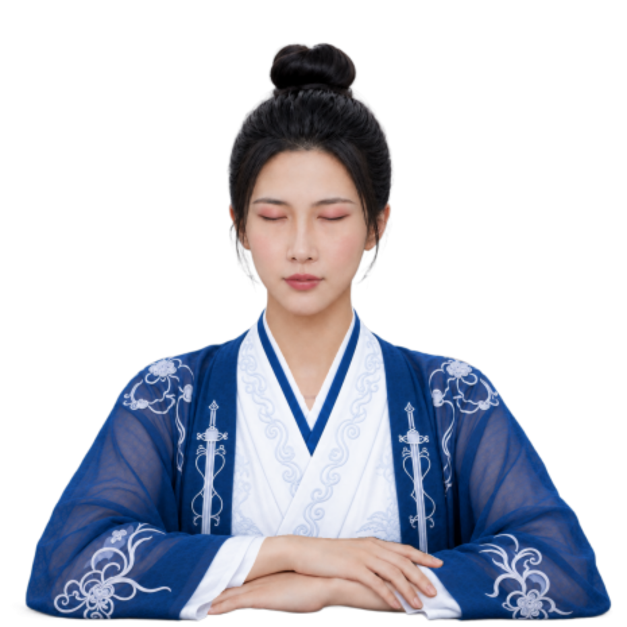
#> input picture tests/visual_baseline/blink_closed.png, 1254 x 1254 px, given in place of yaw+000-pitch+00_body.png, which was not available (shown at 1/2 size)
$ python gate_dlc_separation.py --legacy-layer-dir ../../../../tests/visual_baseline --output-dir out
#> lines starting #> are read from the running program, lines starting #| are printed output that depends on the picture; after the words box and inside, x2 and y2 are one past the last pixel; in counts of white or black regions, pixels touching at a corner belong together; pictures that were not available may be replaced by others from this repository, and a replacement may not be noted
from __future__ import annotations

import argparse
import hashlib
import json
from pathlib import Path

import numpy as np
from PIL import Image, ImageDraw


REQUIRED_NEW_SLOTS = (
    "core_skin", "body_geometry", "outfit_outer", "outfit_inner",
    "sleeve_left", "sleeve_right", "hand_left", "hand_right",
    "shoe_left", "shoe_right", "ornament_core_fixed_hairpin",
    "ornament_replaceable_headwear", "ornament_replaceable_jewelry",
)


def sha256(path: Path) -> str:
    digest = hashlib.sha256()
    with path.open("rb") as stream:
        for chunk in iter(lambda: stream.read(1024 * 1024), b""):
            digest.update(chunk)
    return digest.hexdigest().upper()


def bbox(alpha: np.ndarray):
    ys, xs = np.nonzero(alpha > 0)
    if not len(xs):
        return None
    return [int(xs.min()), int(ys.min()), int(xs.max() + 1), int(ys.max() + 1)]


def inspect(path: Path) -> dict:
    image = Image.open(path).convert("RGBA")
#> image is the input picture: PIL image 1254x1254 RGBA; mean R, G, B, A 48.1, 51.1, 61.4, 105.7
    rgba = np.asarray(image)
    rgb = rgba[:, :, :3].astype(np.int16)
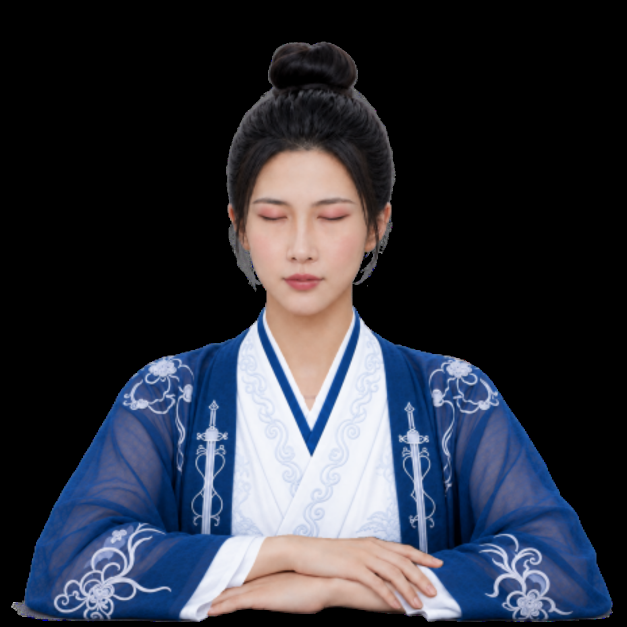
#> rgb: shape (1254, 1254, 3) int16 (shown at 1/2 size); mean R, G, B 48.1, 51.1, 61.4
    alpha = rgba[:, :, 3]
    visible = alpha > 0
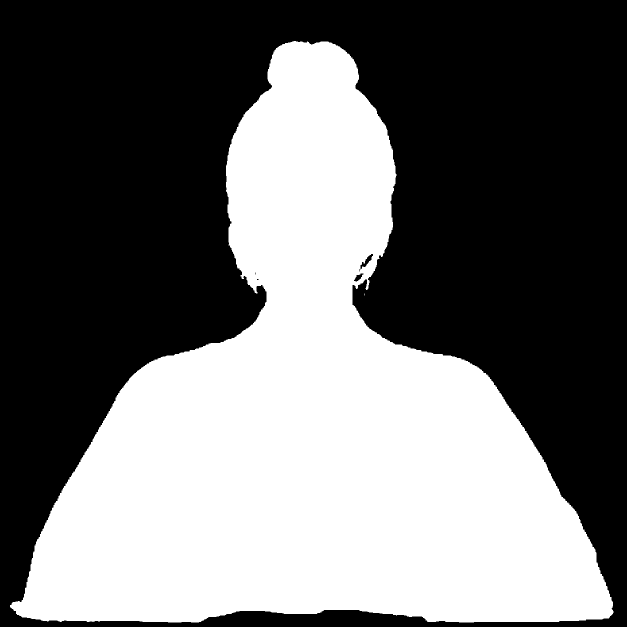
#> visible: shape (1254, 1254) bool (shown at 1/2 size); 43.1% white; 2 white regions (1 under 20 px), largest, box (x1, y1, x2, y2) and area: (20, 82, 1227, 1245) 677412
    blue = visible & (rgb[:, :, 2] >= rgb[:, :, 0] + 12) & (rgb[:, :, 2] >= rgb[:, :, 1] + 4)
#> blue: shape (1254, 1254) bool; 26.1% white; 136 white regions (124 under 20 px), largest, box (x1, y1, x2, y2) and area: (34, 612, 1226, 1244) 409197, (434, 1174, 444, 1188) 59, (677, 825, 685, 836) 56
    skin = visible & (rgb[:, :, 0] >= 95) & (rgb[:, :, 0] >= rgb[:, :, 1] + 6) & (rgb[:, :, 1] >= rgb[:, :, 2] - 5)
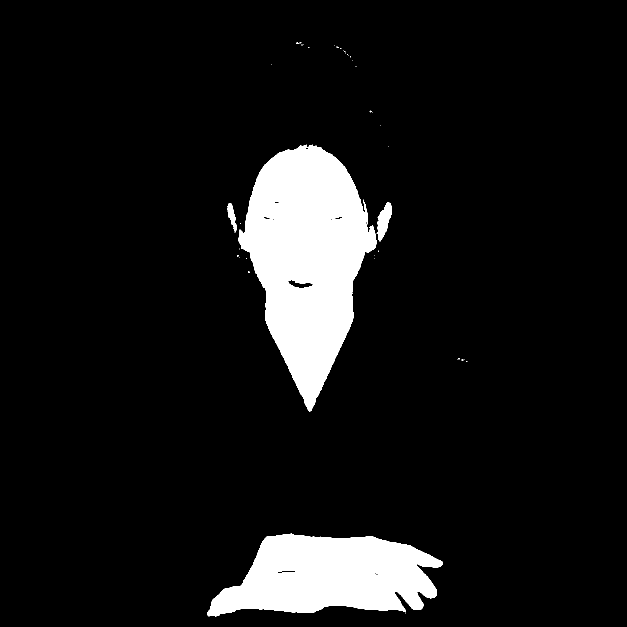
#> skin: shape (1254, 1254) bool (shown at 1/2 size); 8.9% white; 42 white regions (38 under 20 px), largest, box (x1, y1, x2, y2) and area: (477, 289, 753, 823) 85607, (414, 1067, 885, 1233) 53040, (753, 404, 783, 483) 1276, (455, 406, 474, 463) 509
    yy = np.indices(alpha.shape)[0]
    return {
        "path": str(path), "sha256": sha256(path), "size": list(image.size), "mode": image.mode,
        "alpha_bbox": bbox(alpha), "visible_pixels": int(visible.sum()),
        "blue_garment_proxy_pixels": int(blue.sum()), "skin_proxy_pixels": int(skin.sum()),
        "visible_below_y900": int((visible & (yy >= 900)).sum()),
    }


def contact(view_records: list[dict], out: Path) -> None:
    names = ("body", "base", "sleeve_left", "sleeve_right", "ornament")
    tile_w, tile_h = 245, 400
    canvas = Image.new("RGB", (tile_w * len(names), (tile_h + 36) * len(view_records)), (16, 18, 20))
    draw = ImageDraw.Draw(canvas)
    for row, record in enumerate(view_records):
        for col, name in enumerate(names):
            image = Image.open(record["layers"][name]["path"]).convert("RGBA")
            bg = Image.new("RGBA", image.size, (12, 12, 12, 255)); bg.alpha_composite(image)
            bg.thumbnail((tile_w, tile_h), Image.Resampling.LANCZOS)
            x = col * tile_w + (tile_w - bg.width) // 2
            y = row * (tile_h + 36) + 30
            canvas.paste(bg.convert("RGB"), (x, y))
            draw.text((col * tile_w + 5, row * (tile_h + 36) + 8), f'{record["view_id"]} / {name}', fill=(240, 240, 240))
    canvas.save(out)


def main() -> int:
    parser = argparse.ArgumentParser()
    parser.add_argument("--legacy-layer-dir", type=Path, required=True)
    parser.add_argument("--output-dir", type=Path, required=True)
    parser.add_argument("--views", nargs="+", default=["yaw+000-pitch+00", "yaw+045-pitch+00"])
    args = parser.parse_args()
    args.output_dir.mkdir(parents=True, exist_ok=True)

    records = []
    for view in args.views:
        legacy = {name: inspect(args.legacy_layer_dir / f"{view}_{name}.png") for name in ("body", "base", "sleeve_left", "sleeve_right", "ornament")}
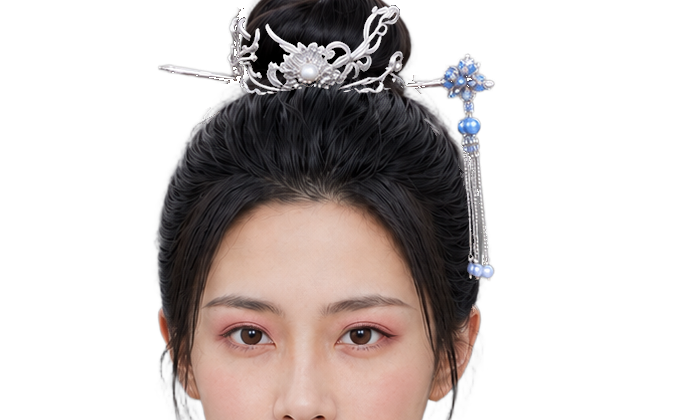
#> input picture tests/visual_baseline/head_crop.png, 700 x 420 px, given in place of yaw+000-pitch+00_base.png, which was not available
#> in inspect, image is the input picture: PIL image 700x420 RGBA; mean R, G, B, A 49.5, 42.4, 40.8, 98.7
#> in inspect (call 2), `rgb = rgba[:, :, :3].astype(np.int16)`:
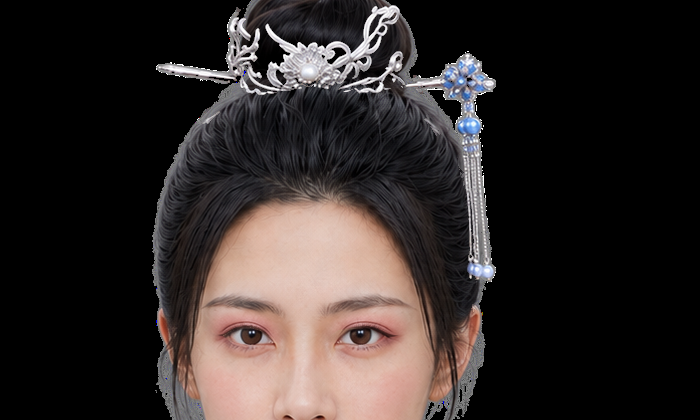
#> rgb: shape (420, 700, 3) int16; mean R, G, B 49.5, 42.4, 40.8
#> in inspect (call 2), `visible = alpha > 0`:
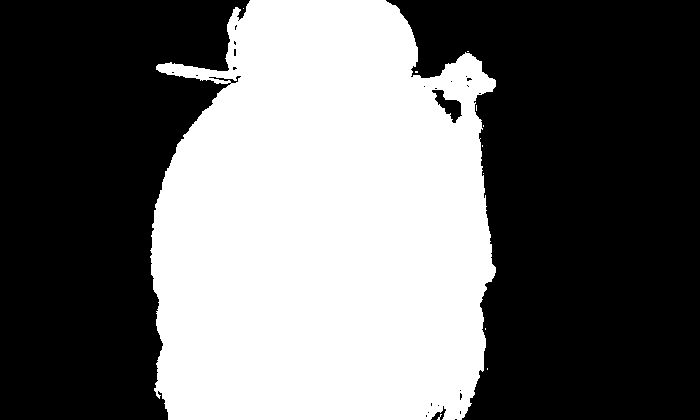
#> visible: shape (420, 700) bool; 41.8% white; 11 white regions (10 under 20 px), largest, box (x1, y1, x2, y2) and area: (150, 0, 496, 420) 122967
#> in inspect (call 2), `blue = visible & (rgb[:, :, 2] >= rgb[:, :, 0] + 12) & (rgb[:, :, 2] >..`: blue: shape (420, 700) bool; 0.75% white; 173 white regions (167 under 20 px), largest, box (x1, y1, x2, y2) and area: (442, 58, 489, 112) 1067, (457, 116, 481, 143) 432, (467, 262, 494, 278) 302, (463, 144, 479, 153) 90, (302, 68, 309, 76) 23, (249, 331, 255, 335) 20
#> in inspect (call 2), `skin = visible & (rgb[:, :, 0] >= 95) & (rgb[:, :, 0] >= rgb[:, :, 1] ..`:
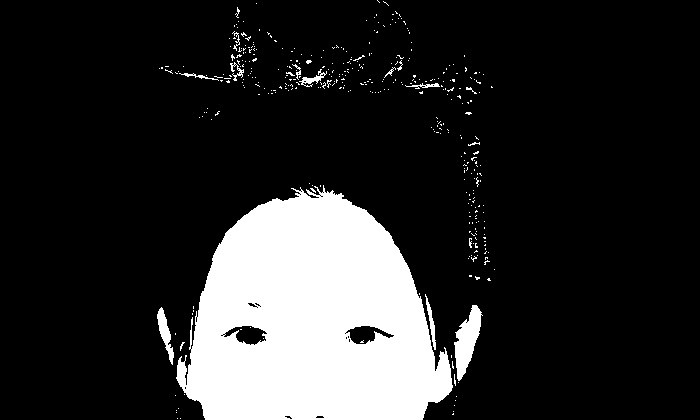
#> skin: shape (420, 700) bool; 16.8% white; 382 white regions (367 under 20 px), largest, box (x1, y1, x2, y2) and area: (176, 185, 453, 420) 45996, (454, 305, 483, 381) 1111, (157, 307, 174, 365) 387
        expected_paths = {slot: args.legacy_layer_dir / f"{view}_{slot}.png" for slot in REQUIRED_NEW_SLOTS}
        missing = [slot for slot, path in expected_paths.items() if not path.is_file()]
        failures = []
        if legacy["body"]["blue_garment_proxy_pixels"]:
            failures.append("LEGACY_BODY_CONTAINS_GARMENT_PIXELS")
        if legacy["body"]["visible_below_y900"]:
            failures.append("LEGACY_BODY_CONTAINS_LOWER_GARMENT_OR_SHOE_PIXELS")
        if legacy["sleeve_left"]["skin_proxy_pixels"] or legacy["sleeve_right"]["skin_proxy_pixels"]:
            failures.append("LEGACY_SLEEVE_CONTAINS_HAND_OR_SKIN_PIXELS")
        failures.extend(f"MISSING_REQUIRED_SLOT:{slot}" for slot in missing)
        failures.extend([
            "MISSING_EXCLUSIVE_OWNERSHIP_MANIFEST",
            "MISSING_PROTECTED_CORE_MASK",
            "MISSING_TYPED_ORNAMENT_OWNERSHIP",
        ])
        records.append({"view_id": view, "status": "FAIL", "exit_code": 4, "layers": legacy, "failures": failures})

    report = {
        "schema": "mohan.pose-atlas.dlc-separation-audit.v1",
        "contract": "../dlc-layer-contract.json",
        "audit_scope": "legacy formal layers; read-only negative fixture",
        "views": records,
        "overall_status": "FAIL",
        "exit_code": 4,
        "promotion_allowed": False,
        "interpretation": "The legacy files are evidence of migration debt, not a valid naked/core-body source.",
    }
    report_path = args.output_dir / "legacy-negative-audit.json"
    report_path.write_text(json.dumps(report, ensure_ascii=False, indent=2), encoding="utf-8")
    contact(records, args.output_dir / "yaw000-yaw045-layer-ownership-contact.png")
    print(json.dumps({"report": str(report_path), "views": len(records), "status": "FAIL", "exit_code": 4}))
    return 4


if __name__ == "__main__":
#> (the run stopped early here; a loop or call above may not have finished)
